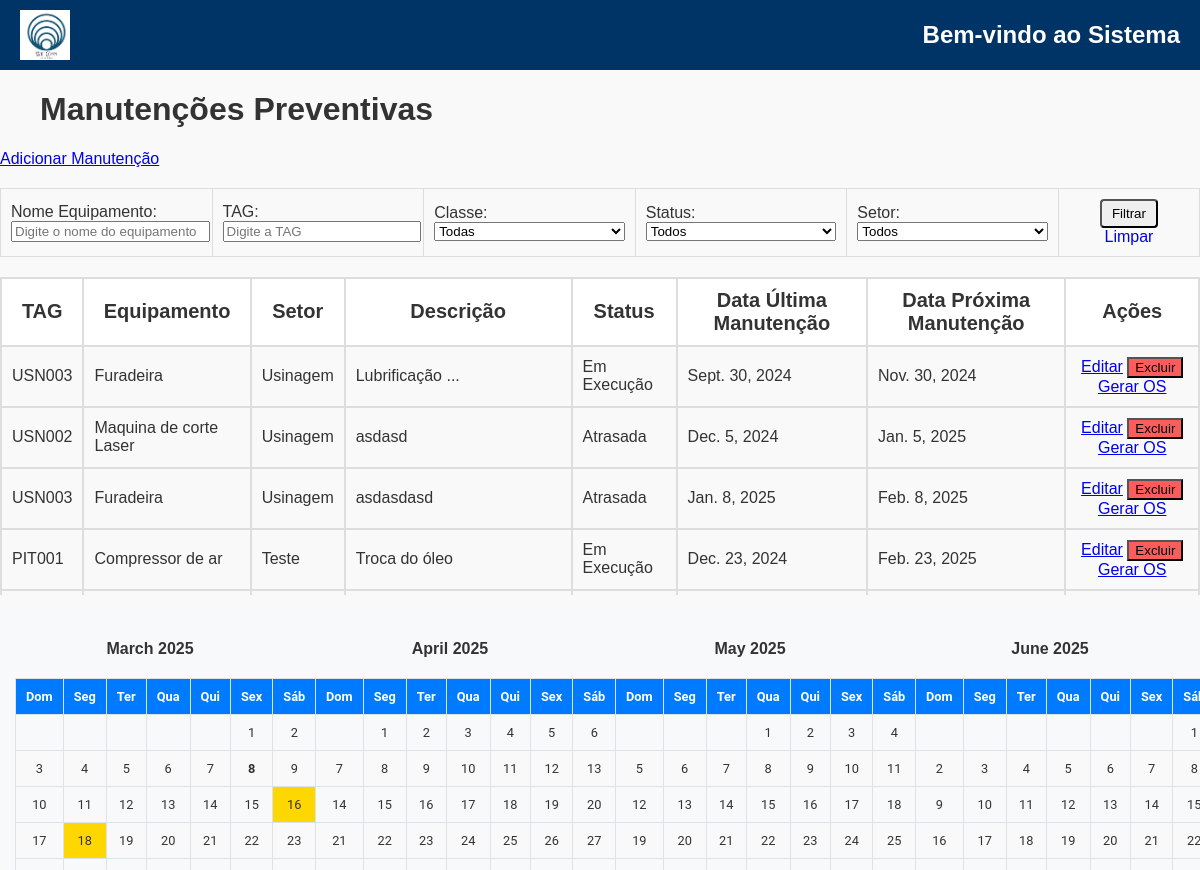
The page /manutencoes/ (signed in) on the database its author committed.
### GestaoPrev/models.py (models this page shows, shortened)
class ManutencaoPreventiva(models.Model):
    equipamento = models.ForeignKey(
        'CadEquip.Equipamento', on_delete=models.CASCADE, related_name='manutencoes'
    )
    pecas = models.ManyToManyField(
    'cadEstoque.Pecas',
    related_name='manutencoes',
    blank=True
    )
    tipo_calculo = models.CharField(max_length=100, choices=[('horas', 'Horas'), ('meses', 'Meses'), ('ambos', 'Ambos')])
    requer_parada = models.BooleanField(default=False)
    descricao = models.TextField()
    status = models.CharField(max_length=50, choices=[
        ('programada', 'Programada'),
        ('em_execucao', 'Em Execução'),
        ('atrasada', 'Atrasada')
    ], default='Programada')
    duracao_estimada = models.FloatField(help_text="Duração estimada em horas", null=True)
    duracao_real = models.FloatField(help_text="Duração real em horas", null=True)
    data_ultima_manutencao = models.DateField(null=True, blank=True)
    data_proxima_manutencao = models.DateField(null=True, blank=True)
    horimetro_atual = models.FloatField(null=True, blank=True)
    periodo_meses = models.IntegerField(null=True, blank=True)
    horas_intervalo = models.FloatField(null=True, blank=True)
    procedimentos = models.FileField(upload_to='procedimento_pdfs/', blank=True, null=True)
    @classmethod
    def atualizar_todos_status(cls):
        hoje = date.today()
        cls.objects.filter(
            data_proxima_manutencao__lt=hoje,
            status='programada'
        ).update(status='atrasada')
        cls.objects.filter(
            data_proxima_manutencao__gte=hoje,
            status='atrasada'
        ).update(status='programada')

### CadEquip/models.py (models this page shows, shortened)
class Equipamento(models.Model):
    CLASSIFICACAO = [
        ('a', 'A'),
        ('b', 'B'),
        ('c', 'C'),
    ]
    nome = models.CharField(max_length=200)
    tag = models.CharField(max_length=200, unique=True)
    patrimonio = models.CharField(
        max_length=200,
        unique=True,
        blank=True,  # Allow blank values
        null=True   # Allow null values
    )
    modelo = models.CharField(max_length=200)
    fabricante = models.CharField(max_length=200)
    numero_serie = models.CharField(max_length=200, unique=False, blank=True, null=True)
    ano_fabricacao = models.CharField(max_length=200, blank=True, null=True)
    data_criacao = models.DateTimeField(auto_now_add=True)
    setor = models.ForeignKey('gestaoOS.Setor', on_delete=models.CASCADE, related_name='equipamentos')
    local = models.CharField(max_length=150, blank=True, null=True)
    foto = models.ImageField(upload_to='fotos_equipamentos/%Y/%m/%d/', null=True, blank=True)
    fornecedor = models.ForeignKey(
        'CadFornecedor.Fornecedor',  # Relaciona ao modelo Fornecedor do app CadFornecedor
        on_delete=models.SET_NULL,
        related_name='equipamentos',
        null=True,
        blank=True
    )
    manual_operacao = models.FileField(upload_to='manuais/', null=True, blank=True)
    garantia_termino = models.DateField(null=True, blank=True)
    classe = models.CharField(max_length=1, blank=True, null=True)
    ssma = models.CharField(
        max_length=1,
        choices=CLASSIFICACAO,
        default='c',
    )
    qualidade = models.CharField(
        max_length=1,
        choices=CLASSIFICACAO,
        default='c',
    )
    operacao = models.CharField(
        max_length=1,
        choices=CLASSIFICACAO,
        default='c',
    )
    entrega = models.CharField(
        max_length=1,
        choices=CLASSIFICACAO,
        default='c',
    )
    mtbf = models.CharField(
        max_length=1,
        choices=CLASSIFICACAO,
        default='c',
    )
    mttr = models.CharField(
        max_length=1,
        choices=CLASSIFICACAO,
        default='c',
    )
    horimetro_atual = models.FloatField(default=0, help_text="Horas totais de operação do equipamento")
    ultima_atualizacao = models.DateTimeField(null=True, blank=True)
    class Meta:
        verbose_name = 'Equipamento'
        verbose_name_plural = 'Equipamentos'

### gestaoOS/models.py (models this page shows)
class Setor(models.Model):
    nome = models.CharField(max_length=100, unique=True)
    def __str__(self):
        return self.nome

### GestaoPrev/views.py (the view)
# urls.py: path('manutencoes/', views.listar_manutencoes, name='listar_manutencoes'),
@login_required
def listar_manutencoes(request):
    ManutencaoPreventiva.atualizar_todos_status()
    manutencoes = ManutencaoPreventiva.objects.select_related('equipamento')
    nome_equipamento = request.GET.get('nome_equipamento', '')
    tag_equipamento = request.GET.get('tag_equipamento', '')
    classe_equipamento = request.GET.get('classe_equipamento', '')
    status_manutencao = request.GET.get('status', '')
    setor = request.GET.get('setor', '')
    data_filter = request.GET.get('date')
    if nome_equipamento:
        manutencoes = manutencoes.filter(equipamento__nome__icontains=nome_equipamento)
    if tag_equipamento:
        manutencoes = manutencoes.filter(equipamento__tag__icontains=tag_equipamento)
    if classe_equipamento:
        manutencoes = manutencoes.filter(equipamento__classe__icontains=classe_equipamento)
    if status_manutencao:
        manutencoes = manutencoes.filter(status=status_manutencao)
    if setor:
        try:
            setor_id = int(setor)
            manutencoes = manutencoes.filter(equipamento__setor_id=setor_id)
        except ValueError:
            pass
    if data_filter:
        try:
            filter_date = datetime.strptime(data_filter, '%Y-%m-%d').date()
            manutencoes = manutencoes.filter(data_proxima_manutencao=filter_date)
        except ValueError:
            pass
    manutencoes = manutencoes.order_by('data_proxima_manutencao')
    equipamentos = Equipamento.objects.all()
    classes_equipamento = equipamentos.values_list('classe', flat=True).distinct()
    setores = equipamentos.values('setor', 'setor__nome').distinct().order_by('setor__nome')
    status_choices = dict(ManutencaoPreventiva._meta.get_field('status').choices)
    today = date.today()
    calendars = []
    maintenance_dates = {}
    for i in range(12):
        target_date = today + timedelta(days=i*31)
        year = target_date.year
        month = target_date.month
        month_maintenances = ManutencaoPreventiva.objects.filter(
            data_proxima_manutencao__year=year,
            data_proxima_manutencao__month=month
        ).values_list('data_proxima_manutencao', flat=True)
        maintenance_dates[f"{year}-{month}"] = [
            date.strftime('%Y-%m-%d') for date in month_maintenances
        ]
        calendars.append(get_month_calendar(year, month))
    context = {
        'manutencoes': manutencoes,
        'calendars': calendars,
        'maintenance_dates': json.dumps(maintenance_dates),
        'today': today,
        'equipamentos': equipamentos,
        'classes_equipamento': classes_equipamento,
        'setores': setores,
        'status_choices': status_choices,
        'filtros': {
            'nome_equipamento': nome_equipamento,
            'tag_equipamento': tag_equipamento,
            'classe_equipamento': classe_equipamento,
            'status': status_manutencao,
            'setor': setor,
        }
    }
    return render(request, 'listar_manutencoes.html', context)

### GestaoPrev/views.py (called while the page is built)
def get_month_calendar(year, month):
    cal = calendar.monthcalendar(year, month)
    month_name = calendar.month_name[month]
    return {
        'calendar': cal,
        'month_name': month_name,
        'year': year,
        'month': month
    }

### GestaoPrev/templates/listar_manutencoes.html (shortened to what this page needs)
{% extends 'base.html' %}
{% load static %}
{% block content %}
<link rel="stylesheet" href="https://maxcdn.bootstrapcdn.com/font-awesome/4.7.0/css/font-awesome.min.css">
<div class="content-container">
    <div class="top-side">
        <h1 style="text-align: left; margin-left: 40px;">Manutenções Preventivas</h1>
        <a href="{% url 'criar_manutencao' %}" class="custom-button">Adicionar Manutenção</a>
    </div>
    <table class="tabela-sem-divisoes" style="border: none">
        <form method="get">
            <td style="width: 15%">
                <div>
                    <label for="nome_equipamento">Nome Equipamento:</label>
                    <input type="text" name="nome_equipamento" id="nome_equipamento" placeholder="Digite o nome do equipamento" value="{{ filtros.nome_equipamento }}">
                </div>
            </td>
            <td style="width: 15%">
                <div>
                    <label for="tag_equipamento">TAG:</label>
                    <input type="text" name="tag_equipamento" id="tag_equipamento" placeholder="Digite a TAG" value="{{ filtros.tag_equipamento }}">
                </div>
            </td>
            <td style="width: 15%">
                <div>
                    <label for="classe_equipamento">Classe:</label>
                    <select name="classe_equipamento" id="classe_equipamento">
                        <option value="">Todas</option>
                    </select>
                </div>
            </td>
            <td style="width: 15%">
                <div>
                    <label for="status">Status:</label>
                    <select name="status" id="status">
                        <option value="">Todos</option>
                    </select>
                </div>
            </td>
            <td style="width: 15%">
                <div>
                    <label for="setor">Setor:</label>
                    <select name="setor" id="setor">
                        <option value="">Todos</option>
                    </select>
                </div>
            </td>
            <td style="width: 10%;">
                <div style="text-align: center;">
                    <button type="submit" class="btn btn-primary">Filtrar</button>
                    <a href="{% url 'listar_manutencoes' %}" class="btn btn-primary">Limpar</a>
                </div>
            </td>
        </form>
    </table>
    <div class="maintenance-table-container">
    <table class="maintenance-table" border="1">
        <thead>
            <tr>
                <th>TAG</th>
                <th>Equipamento</th>
                <th>Setor</th>
                <th>Descrição</th>
                <th>Status</th>
                <th>Data Última Manutenção</th>
                <th>Data Próxima Manutenção</th>
                <th>Ações</th>
            </tr>
        </thead>
        <tbody>
            {% for manutencao in manutencoes %}
            <tr>
                <td>{{ manutencao.equipamento.tag }}</td>
                <td>{{ manutencao.equipamento.nome }}</td>
                <td>{{ manutencao.equipamento.setor }}</td>
                <td>{{ manutencao.descricao|truncatechars:50 }}</td>
                <td>{{ manutencao.get_status_display }}</td>
                <td>{{ manutencao.data_ultima_manutencao }}</td>
                <td>{{ manutencao.data_proxima_manutencao }}</td>
                <td style="text-align: center;">
                    <a href="{% url 'editar_manutencao' manutencao.id %}" class="custom-button table-button">Editar</a>
                    <form method="post" action="{% url 'excluir_manutencao' manutencao.id %}" style="display:inline;" onsubmit="return confirmDelete();">
                        <button type="submit" class="custom-button table-button delete-button">Excluir</button>
                    </form>
                    <a href="{% url 'gerar_os_preventiva' manutencao.id %}" class="custom-button table-button">Gerar OS</a>
                </td>
            </tr>
            {% endfor %}
        </tbody>
    </table>
    </div>
    <div class="calendar-sidebar" id="calendarSection">
        <div class="calendar-grid">
            <div class="calendar-row">
                {% for cal in calendars|slice:":4" %}
                <div class="calendar-month">
                    <h3 class="month-title">{{ cal.month_name }} {{ cal.year }}</h3>
                    <table class="calendar" data-year="{{ cal.year }}" data-month="{{ cal.month }}">
                        <thead>
                            <tr>
                                <th>Dom</th>
                                <th>Seg</th>
                                <th>Ter</th>
                                <th>Qua</th>
                                <th>Qui</th>
                                <th>Sex</th>
                                <th>Sáb</th>
                            </tr>
                        </thead>
                        <tbody>
                            {% for week in cal.calendar %}
                            <tr>
                                {% for day in week %}
                                {% if day != 0 %}
                                <td class="{% if day == today.day and cal.month == today.month and cal.year == today.year %}today{% endif %}"
                                    data-date="{{ day }}"
                                    data-year="{{ cal.year }}"
                                    data-month="{{ cal.month }}"
                                    onclick="filterByDate(this)">
                                    {{ day }}
                                </td>
                                {% else %}
                                <td></td>
                                {% endif %}
                                {% endfor %}
                            </tr>
                            {% endfor %}
                        </tbody>
                    </table>
                </div>
                {% endfor %}
            </div>
        </div>
    </div>
</div>
{% endblock %}

### gestaoOS/static/css/style.css (style rules this page uses)
body { font-family: Garamond, sans-serif; margin: 0; padding: 0; background-color: #f9f9f9; color: #333; }
.btn { padding: 5px 10px; text-decoration: none; border-radius: 4px; transition: background-color 0.3s; }
table { width: 100%; border-collapse: collapse; margin-top: 20px; }
table, th, td { border: 1px solid #ddd; }
th, td { padding: 10px; text-align: left; }
th { background-color: #f1f1f1; }
tr:nth-child(even) { background-color: #f9f9f9; }
input, select, textarea { width: 100%; }

### GestaoPrev/templates/listar_manutencoes.html (style rules this page uses)
.content-container th { font-size: 20px; text-align: center; }
.content-container { height: 100vh; display: flex; flex-direction: column; }
.content-container .delete-button { background-color: rgb(253, 92, 92); }
.calendar-sidebar { height: 20vh; overflow-y: auto; padding: 15px; background-color: #f8f9fa; border-radius: 8px; margin-top: auto; }
.calendar { width: 100%; border-collapse: collapse; margin-bottom: 20px; font-family: 'Roboto', sans-serif; }
.maintenance-table-container { height: 60vh; overflow-y: auto; margin-bottom: 20px; }
.calendar-sidebar { height: 40vh; overflow-y: auto; padding: 15px; background-color: #f8f9fa; border-radius: 8px; margin-top: auto; }
.maintenance-table { width: 100%; border-collapse: separate; border-spacing: 0; }
.maintenance-table thead th { position: sticky; top: 0; background-color: white; z-index: 1; }
.calendar th, .calendar td { padding: 10px; text-align: center; border: 1px solid #dee2e6; font-size: 1em; }
.calendar th { background-color: #007bff; color: white; }
.calendar td { cursor: pointer; transition: background-color 0.3s; }
.maintenance-date { background-color: #ffd700; }
.today { font-weight: bold; border: 2px solid #007bff; }
.month-title { text-align: center; margin: 10px 0; font-size: 1.5em; color: #333; }
.calendar-grid { display: flex; flex-direction: column; gap: 30px; }
.calendar-row { display: flex; justify-content: space-between; gap: 30px; }
.calendar-month { flex: 1; min-width: 0; }
.calendar-month .calendar { width: 100%; font-size: 0.8em; }
.calendar-month .month-title { font-size: 1em; text-align: center; margin-bottom: 5px; }

### rows shown on the page
ManutencaoPreventiva: equipamento.tag "USN003", equipamento.nome "Furadeira", equipamento.setor "Usinagem", descricao "Lubrificação ...", status "Em Execução", data_ultima_manutencao "Sept. 30, 2024", data_proxima_manutencao "Nov. 30, 2024"
ManutencaoPreventiva: equipamento.tag "USN002", equipamento.nome "Maquina de corte Laser", equipamento.setor "Usinagem", descricao "asdasd", status "Atrasada", data_ultima_manutencao "Dec. 5, 2024", data_proxima_manutencao "Jan. 5, 2025"
ManutencaoPreventiva: equipamento.tag "USN003", equipamento.nome "Furadeira", equipamento.setor "Usinagem", descricao "asdasdasd", status "Atrasada", data_ultima_manutencao "Jan. 8, 2025", data_proxima_manutencao "Feb. 8, 2025"
ManutencaoPreventiva: equipamento.tag "PIT001", equipamento.nome "Compressor de ar", equipamento.setor "Teste", descricao "Troca do óleo", status "Em Execução", data_ultima_manutencao "Dec. 23, 2024", data_proxima_manutencao "Feb. 23, 2025"

### other values the page prints
{{ cal.month_name }} "March" "April" "May" "June"
{{ cal.year }} "2025" "2025" "2025" "2025"
{{ day }} "1" "2" "3" "4" "5" "6" "7" "8" "9" "10" "11" "12" "13" "14" "15" "16" "17" "18" "19" "20" "21" "22" "23" "1" "2" "3" "4" "5" "6" "7" "8" "9" "10" "11" "12" "13" "14" "15" "16" "17" "18" "19" "20" "21" "22" "23" "24" "25" "26" "27" "1" "2" "3" "4" "5" "6" "7" "8" "9" "10" "11" "12" "13" "14" "15" "16" "17" "18" "19" "20" "21" "22" "23" "24" "25" "1" "2" "3" "4" "5" "6" "7" "8" "9" "10" "11" "12" "13" "14" "15" "16" "17" "18" "19" "20" "21" "22"
